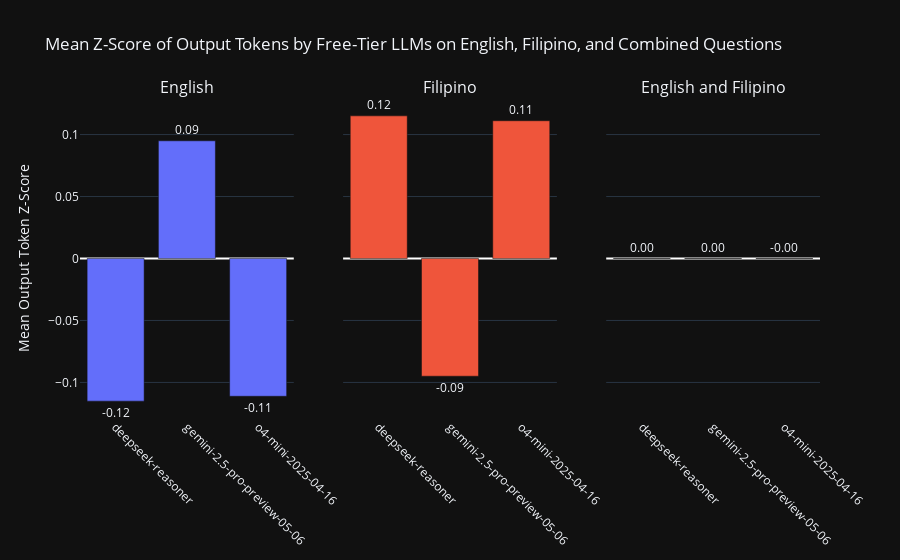

Notebook cell for this chart:
### Markdown cell above
#### Which model has the most verbose reasoning?

### Code cell
import pandas as pd
import plotly.graph_objects as go
from plotly.subplots import make_subplots

# Normalize language capitalization
df['language'] = df['language'].str.capitalize()

# Group by language and model — mean output_tokens_z
grouped_lang = df.groupby(['language', 'model'])['output_tokens_z'].mean().reset_index()

# Group by model only (combined)
grouped_combined = df.groupby('model')['output_tokens_z'].mean().reset_index()
grouped_combined['language'] = 'English and Filipino'

# Combine
grouped_all = pd.concat([grouped_lang, grouped_combined], ignore_index=True)

# Define subplot categories
languages = ['English', 'Filipino', 'English and Filipino']

# Create subplots
fig = make_subplots(
    rows=1, cols=3,
    subplot_titles=languages,
    shared_yaxes=True
)

# Add bar charts
for i, lang in enumerate(languages):
    lang_data = grouped_all[grouped_all['language'] == lang]
    fig.add_trace(
        go.Bar(
            x=lang_data['model'],
            y=lang_data['output_tokens_z'],
            text=lang_data['output_tokens_z'].apply(lambda x: f'{x:.2f}'),
            textposition='outside',
        ),
        row=1, col=i+1
    )

# Layout
fig.update_layout(
    title_text="Mean Z-Score of Output Tokens by Free-Tier LLMs on English, Filipino, and Combined Questions",
    showlegend=False,
    template="plotly_dark",
    yaxis_title="Mean Output Token Z-Score"
)
fig.update_yaxes(zeroline=True, zerolinewidth=2, zerolinecolor='white')


fig.update_xaxes(tickangle=45)

fig.show()

### Figure 1 — Plotly figure (JSON) as saved in the notebook; plotly's stock layout.template omitted (floating-point values rounded to 4 significant figures)
{"data": [{"text": ["-0.12", "0.09", "-0.11"], "textposition": "outside", "type": "bar", "x": ["deepseek-reasoner", "gemini-2.5-pro-preview-05-06", "o4-mini-2025-04-16"], "xaxis": "x", "y": [-0.1151, 0.09496, -0.1111], "yaxis": "y"}, {"text": ["0.12", "-0.09", "0.11"], "textposition": "outside", "type": "bar", "x": ["deepseek-reasoner", "gemini-2.5-pro-preview-05-06", "o4-mini-2025-04-16"], "xaxis": "x2", "y": [0.1151, -0.09496, 0.1111], "yaxis": "y2"}, {"text": ["0.00", "0.00", "-0.00"], "textposition": "outside", "type": "bar", "x": ["deepseek-reasoner", "gemini-2.5-pro-preview-05-06", "o4-mini-2025-04-16"], "xaxis": "x3", "y": [4.342e-17, 1.808e-17, -5.892e-17], "yaxis": "y3"}], "layout": {"annotations": [{"font": {"size": 16}, "showarrow": false, "text": "English", "x": 0.1444, "xanchor": "center", "xref": "paper", "y": 1, "yanchor": "bottom", "yref": "paper"}, {"font": {"size": 16}, "showarrow": false, "text": "Filipino", "x": 0.5, "xanchor": "center", "xref": "paper", "y": 1, "yanchor": "bottom", "yref": "paper"}, {"font": {"size": 16}, "showarrow": false, "text": "English and Filipino", "x": 0.8556, "xanchor": "center", "xref": "paper", "y": 1, "yanchor": "bottom", "yref": "paper"}], "showlegend": false, "title": {"text": "Mean Z-Score of Output Tokens by Free-Tier LLMs on English, Filipino, and Combined Questions"}, "xaxis": {"anchor": "y", "domain": [0, 0.2889], "tickangle": 45}, "xaxis2": {"anchor": "y2", "domain": [0.3556, 0.6444], "tickangle": 45}, "xaxis3": {"anchor": "y3", "domain": [0.7111, 1], "tickangle": 45}, "yaxis": {"anchor": "x", "domain": [0, 1], "title": {"text": "Mean Output Token Z-Score"}, "zeroline": true, "zerolinecolor": "white", "zerolinewidth": 2}, "yaxis2": {"anchor": "x2", "domain": [0, 1], "matches": "y", "showticklabels": false, "zeroline": true, "zerolinecolor": "white", "zerolinewidth": 2}, "yaxis3": {"anchor": "x3", "domain": [0, 1], "matches": "y", "showticklabels": false, "zeroline": true, "zerolinecolor": "white", "zerolinewidth": 2}}}
